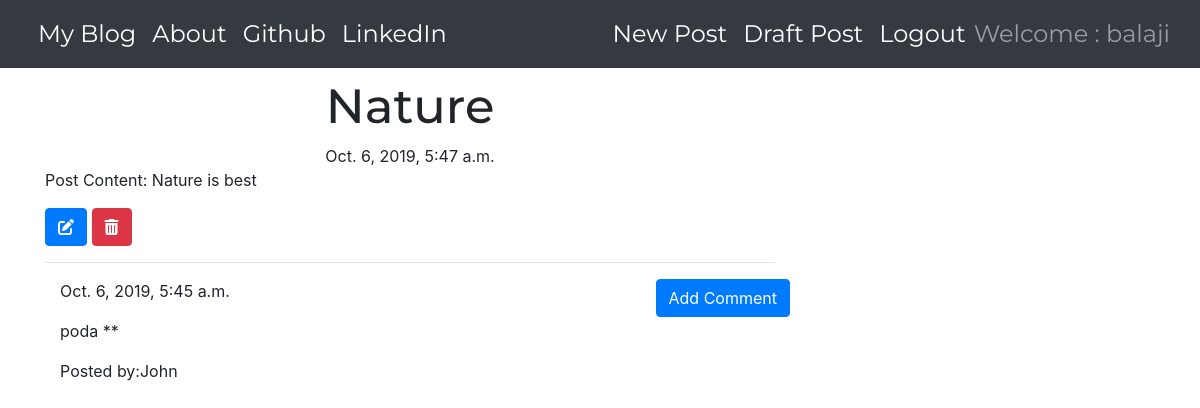
The app's page /post/5/ (signed in) with its own data.
### blogApp/models.py (models this page shows, shortened)
class Post(models.Model):
    author = models.ForeignKey('auth.User',on_delete=models.CASCADE)
    title = models.CharField(max_length=256)
    text = models.TextField()
    create_time = models.DateTimeField(default=timezone.now)
    published_time = models.DateTimeField(blank=True,null=True)

class Comment(models.Model):
    post = models.ForeignKey('blogApp.Post',related_name='comments',on_delete=models.CASCADE)
    author = models.CharField(max_length=250)
    text = models.TextField()
    create_time = models.DateTimeField(default=timezone.now())
    approved_comments = models.BooleanField(default=False)

### blogApp/views.py (the view)
# urls.py: path('post/<int:pk>/',views.PostDetailView.as_view(),name='post_detail'),
class PostDetailView(DetailView):
    model = Post

### blogApp/templates/blogApp/post_detail.html (shortened to what this page needs)
{% extends 'blogApp/base.html' %}
{% block content %}
    <h1 class="posttitle">{{ post.title }}</h1>
    {% if post.published_time %}
      <div class="date postdate">
        {{ post.published_time }}
      </div>
      {% else %}
        <a class="btn btn-primary" href="{% url 'post_publish' pk=post.pk %}">Publish</a>
    {% endif %}
    <p>Post Content: {{ post.text|safe|linebreaksbr }}</p>
    {% if user.is_authenticated %}
      <a class="btn btn-primary" href="{% url 'post_edit' pk=post.pk %}"><i class="fas fa-edit"></i></a>
      <a class="btn btn-danger" href="{% url 'post_remove' pk=post.pk %}"><i class="fas fa-trash-alt"></i></a>
    {% endif %}
    <hr>
    <a class="btn btn-primary btn-comment" href="{% url 'post_comment' pk=post.pk %}">Add Comment</a>
    <div class="container">
      {% for comment in post.comments.all %}
        {% if user.is_authenticated or comment.approved_comments %}
          {{ comment.create_time }}
            <p>{{ comment.text|safe|linebreaks }}</p>
            <p>Posted by:{{ comment.author }}</p>
        {% endif %}
        {% empty %}
        <p>No Comments</p>
      {% endfor %}
    </div>
{% endblock %}

### blogApp/templates/blogApp/base.html (shortened to what this page needs)
<!DOCTYPE html>
{% load staticfiles %}
{% load octicons %}
<html lang="en" dir="ltr">
  <head>
    <link rel="stylesheet" href="https://stackpath.bootstrapcdn.com/bootstrap/4.3.1/css/bootstrap.min.css">
    <link rel="stylesheet" href="//cdn.jsdelivr.net/npm/medium-editor@latest/dist/css/medium-editor.min.css" type="text/css" media="screen" charset="utf-8">
    <link rel="stylesheet" href="{% static 'css/blogApp.css' %}">
  </head>
  <body>
    <nav class='navbar navbar-expand navbar-dark bg-dark techfont flex-md-row bd-navbar'>
      <div class="container">
        <div class="collapse navbar-collapse" id='navbarNav'>
          <ul class='navbar-nav bd-navbar-nav flex-row'>
            <li class="nav-item active"><a class='nav-link' href="{% url 'post_list' %}">My Blog</a></li>
            <li class="nav-item active"><a class='nav-link' href="{% url 'about' %}">About</a></li>
            <li class="nav-item active"><a class='nav-link' href="https://www.github.com">Github</a></li>
            <li class='nav-item active'><a class='nav-link' href="https://www.linkedin.com">LinkedIn</a></li>
          </ul>
          <ul class='navbar-nav flex-row ml-md-auto d-none d-md-flex'>
            {% if user.is_authenticated %}
              <li class='nav-item active'><a class='nav-link' href="{% url 'post_new' %}">New Post</a></li>
              <li class='nav-item active'><a class='nav-link' href="{% url 'draft' %}">Draft Post</a></li>
              <li class='nav-item active'><a class='nav-link' href="{% url 'logout' %}">Logout</a></li>
              <span class="navbar-text">Welcome : {{ user.username }}</span>
            {% else %}
              <li><a class="nav-item active navbar-right" href="{% url 'login' %}"><i class="fas fa-user" style="color:white"></i></a></li>
            {% endif %}
          </ul>
        </div>
      </div>
    </nav>
        <div class="content container">
            <div class="row">
                <div class="col-md-8">
                  <div class="blog_posts">
                    {% block content %}
                    {% endblock %}
                  </div>
                </div>
            </div>
        </div>
  </body>
</html>

### blogApp/static/css/blogApp.css (style rules this page uses)
.techfont { font-family: 'Montserrat', sans-serif; font-size: 1.5em; margin-bottom: 10px; }
.postdate { text-align: center; }
.posttitle { font-family: 'Montserrat', sans-serif; font-size: 3em; text-align: center; }
.btn-comment { position: absolute; right: 0px; }

### records on screen
Post: title "Nature", published_time "Oct. 6, 2019, 5:47 a.m.", text "Nature is best"
Comment: create_time "Oct. 6, 2019, 5:45 a.m.", text "poda **", author "John"

### other values on screen
{{ user.username }} "balaji"
